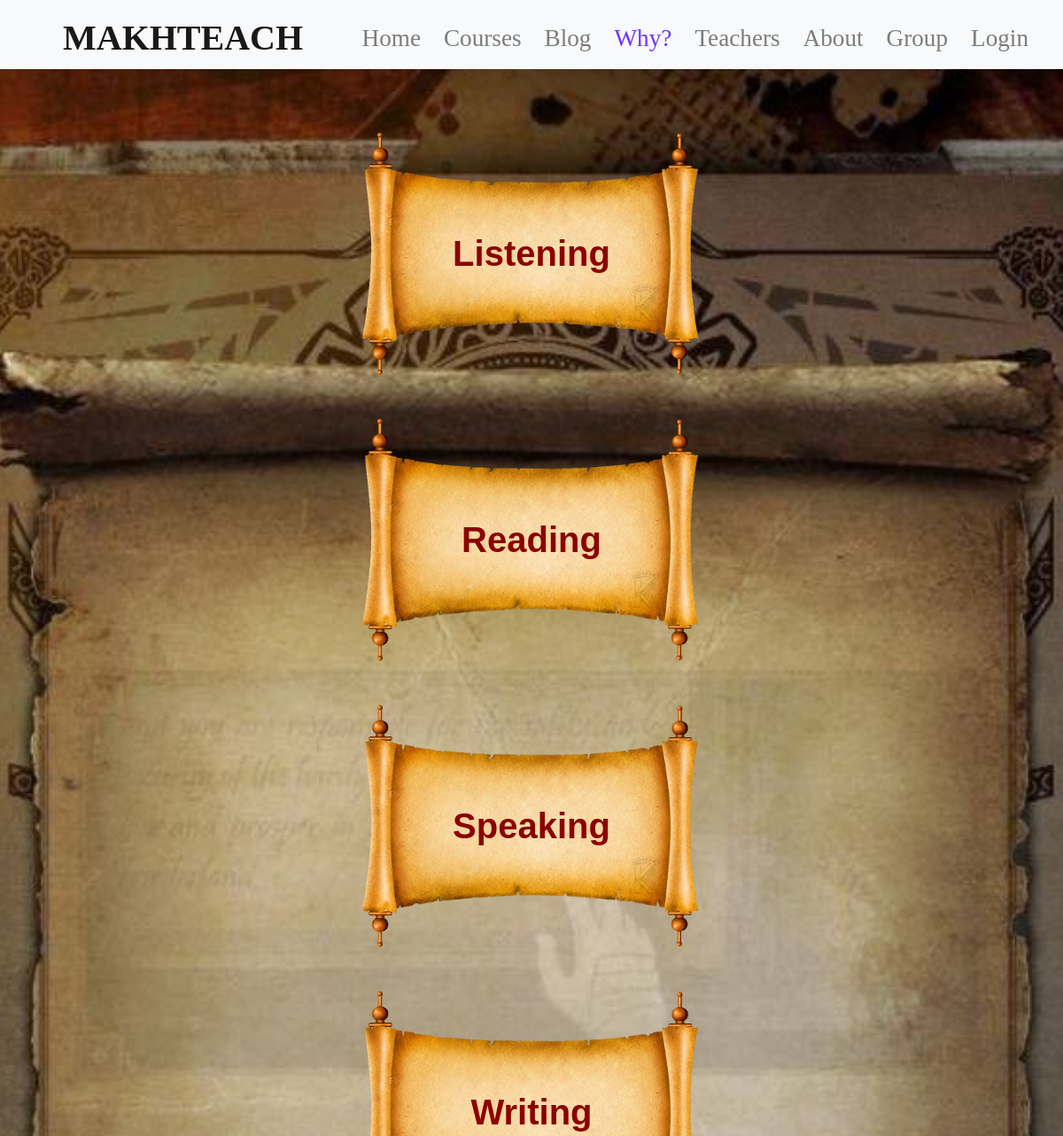
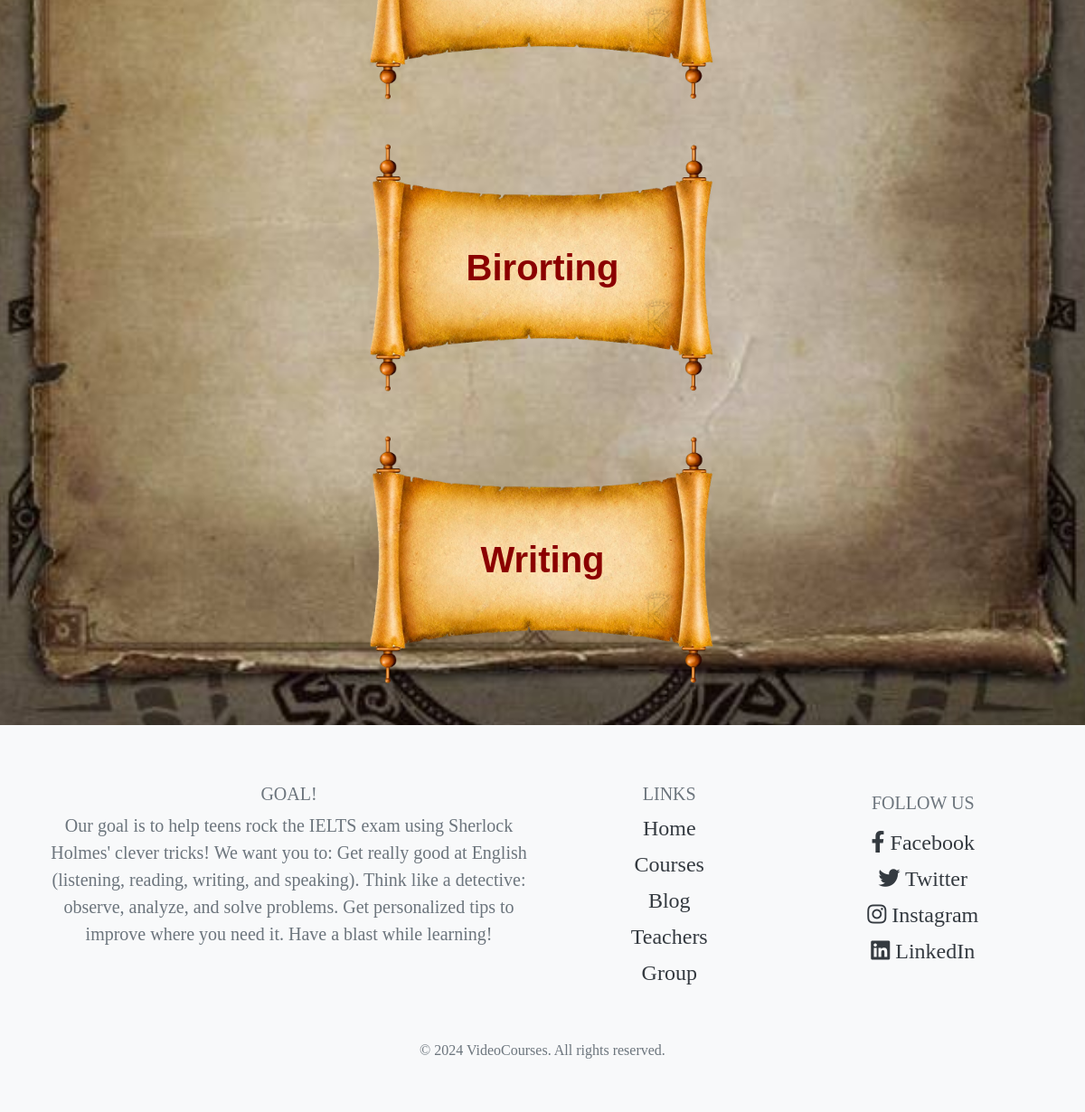
Page /categories/ on the committed database (2 pictures, top to bottom).
### app_pages/models.py (models this page shows, shortened)
class Category(models.Model):
    course_name = models.CharField(max_length=100)
    views = models.IntegerField(default=0)

### app_pages/views.py (the view)
# urls.py: path('categories/', CategoryListView.as_view(), name='category_list'),
class CategoryListView(ListView):
    model = Category
    template_name = 'category_list.html'
    context_object_name = 'categories'

### templates/category_list.html (shortened to what this page needs)
{% extends 'base.html' %}
{% load static %}
{% block content %}
<div class="container mt-5">
    <div class="text-center">
        <ul class="list-unstyled" data-aos="fadeIn">
            {% for category in categories %}
                <li class="mb-3">
                    <a href="{% url 'category_detail' category.id %}" class="category-link" style="transition: color 0.3s ease, transform 0.3s ease; position: relative; display: inline-block;">
                        <img src="{% static 'j.png' %}" alt="Category Icon" class="category-icon">
                        <span class="category-name">{{ category.course_name }}</span>
                    </a>
                </li>
            {% endfor %}
        </ul>
    </div>
</div>
{% endblock %}

### templates/base.html (shortened to what this page needs)
{% load static %}
<!DOCTYPE html>
<html lang="en">
<head>
    <link rel="stylesheet" href="https://stackpath.bootstrapcdn.com/bootstrap/4.5.2/css/bootstrap.min.css">
    <link rel="stylesheet" href="https://cdnjs.cloudflare.com/ajax/libs/aos/2.3.4/aos.css">
    <link rel="stylesheet" href="https://cdnjs.cloudflare.com/ajax/libs/font-awesome/6.0.0-beta3/css/all.min.css">
    <link rel="stylesheet" href="https://cdnjs.cloudflare.com/ajax/libs/font-awesome/5.15.3/css/all.min.css">
</head>
<body>
    <nav class="navbar navbar-expand-lg navbar-light bg-light">
        <div class="container-fluid">
            <a class="navbar-brand" href="{% url 'main' %}">MAKHTEACH</a>
            <div class="collapse navbar-collapse" id="navbarNav">
                <ul class="navbar-nav ml-auto">
                    <li class="nav-item">
                        <a class="nav-link" href="{% url 'main' %}">Home</a>
                    </li>
                    <li class="nav-item">
                        <a class="nav-link" href="{% url 'category_list' %}">Courses</a>
                    </li>
                    <li class="nav-item">
                        <a class="nav-link" href="{% url 'news_list' %}">Blog</a>
                    </li>
                  <li class="nav-item">
                        <a style="color:#6E33FF;" class="nav-link" href="#why-we-section">Why?</a>
                    </li>
                    <li class="nav-item">
                        <a class="nav-link" href="{% url 'ustoz_list' %}">Teachers</a>
                    </li>
                    <li class="nav-item">
                        <a class="nav-link" href="#">About</a>
                    </li>
                    <li class="nav-item">
                        <a class="nav-link" href="{% url 'room_list' %}">Group</a>
                    </li>
                    {% if user.is_authenticated %}
                        <li class="nav-item">
                            <a class="nav-link" href="#">{{ user.username }}</a>
                        </li>
                        <li class="nav-item">
                            <form method="POST" action="{% url 'logout' %}" style="display: inline;">
                                {% csrf_token %}
                                <button type="submit" class="nav-link btn btn-link" style="padding: 0; margin-top: 6px; border: none; background: #ffffff;">Logout</button>
                            </form>
                        </li>
                        {% if user.is_superuser %}
                            <li class="nav-item">
                                <a class="nav-link" href="{% url 'admin' %}">Admin</a>
                            </li>
                        {% endif %}
                    {% else %}
                        <li class="nav-item">
                            <a class="nav-link" href="{% url 'login' %}">Login</a>
                        </li>
                    {% endif %}
                </ul>
            </div>
        </div>
    </nav>
    <div class="content">
        {% block content %}{% endblock %}
    </div>
    {% block footer %}
    <footer class="text-center text-lg-start bg-light text-muted">
        <div class="container p-4">
            <div class="row">
                <div class="col-lg-6 col-md-12 mb-4 mb-md-0">
                    <h5 class="text-uppercase">Goal!</h5>
                    <p> Our goal is to help teens rock the IELTS exam using Sherlock Holmes' clever tricks! We want you to:
                        Get really good at English (listening, reading, writing, and speaking).
                        Think like a detective: observe, analyze, and solve problems.
                        Get personalized tips to improve where you need it.
                        Have a blast while learning!
                    </p>
                </div>
                <div class="col-lg-3 col-md-6 mb-4 mb-md-0">
                    <h5 class="text-uppercase">Links</h5>
                     <ul class="list-unstyled">
                        <li><a href="{% url 'main' %}" class="text-dark">Home</a></li>
                        <li><a href="{% url 'category_list' %}" class="text-dark">Courses</a></li>
                        <li><a href="{% url 'news_list' %}" class="text-dark">Blog</a></li>
                        <li><a href="{% url 'ustoz_list' %}" class="text-dark">Teachers</a></li>
                        <li><a href="{% url 'room_list' %}" class="text-dark">Group</a></li>
                    </ul>
                </div>
                <div class="col-lg-3 col-md-6 mb-4 mb-md-0">
                    <h5 class="text-uppercase mb-0" style="padding:10px">Follow Us</h5>
                    <ul class="list-unstyled">
                        <li><a href="#!" class="text-dark"><i class="fab fa-facebook-f"></i> Facebook</a></li>
                        <li><a href="#!" class="text-dark"><i class="fab fa-twitter"></i> Twitter</a></li>
                        <li><a href="#!" class="text-dark"><i class="fab fa-instagram"></i> Instagram</a></li>
                        <li><a href="#!" class="text-dark"><i class="fab fa-linkedin"></i> LinkedIn</a></li>
                    </ul>
                </div>
            </div>
        </div>
        <div class="text-center p-3">
            © 2024 VideoCourses. All rights reserved.
        </div>
    </footer>
    {% endblock %}
</body>
</html>

### templates/base.html (style rules this page uses)
body { font-family: 'Special Elite', cursive; background-color: #eaeaea; display: flex; flex-direction: column; min-height: 100vh; margin: 0; }
.content { flex: 1; padding: 10px 0; }
footer { background: #d3d3d3; color: #212529; padding: 40px 0; text-align: center; }
footer a { color: #212529; text-decoration: none; font-size: 1.5rem; }
footer p { font-size: 1.25rem; }
.navbar { margin-bottom: 0; padding-bottom: 0; }
body { margin: 0; padding: 0; }
.navbar-brand { font-size: 2.5rem; font-weight: bold; margin-right: 5px; margin-left: 40px; }
.navbar-nav .nav-link { font-size: 1.7rem; margin-left: 10px; transition: color 0.3s; color: #fff; }

### rows in the picture
Category: course_name "Listening"
Category: course_name "Reading"
Category: course_name "Speaking"
Category: course_name "Writing"
Category: course_name "Birorting"
Category: course_name "Writing"
